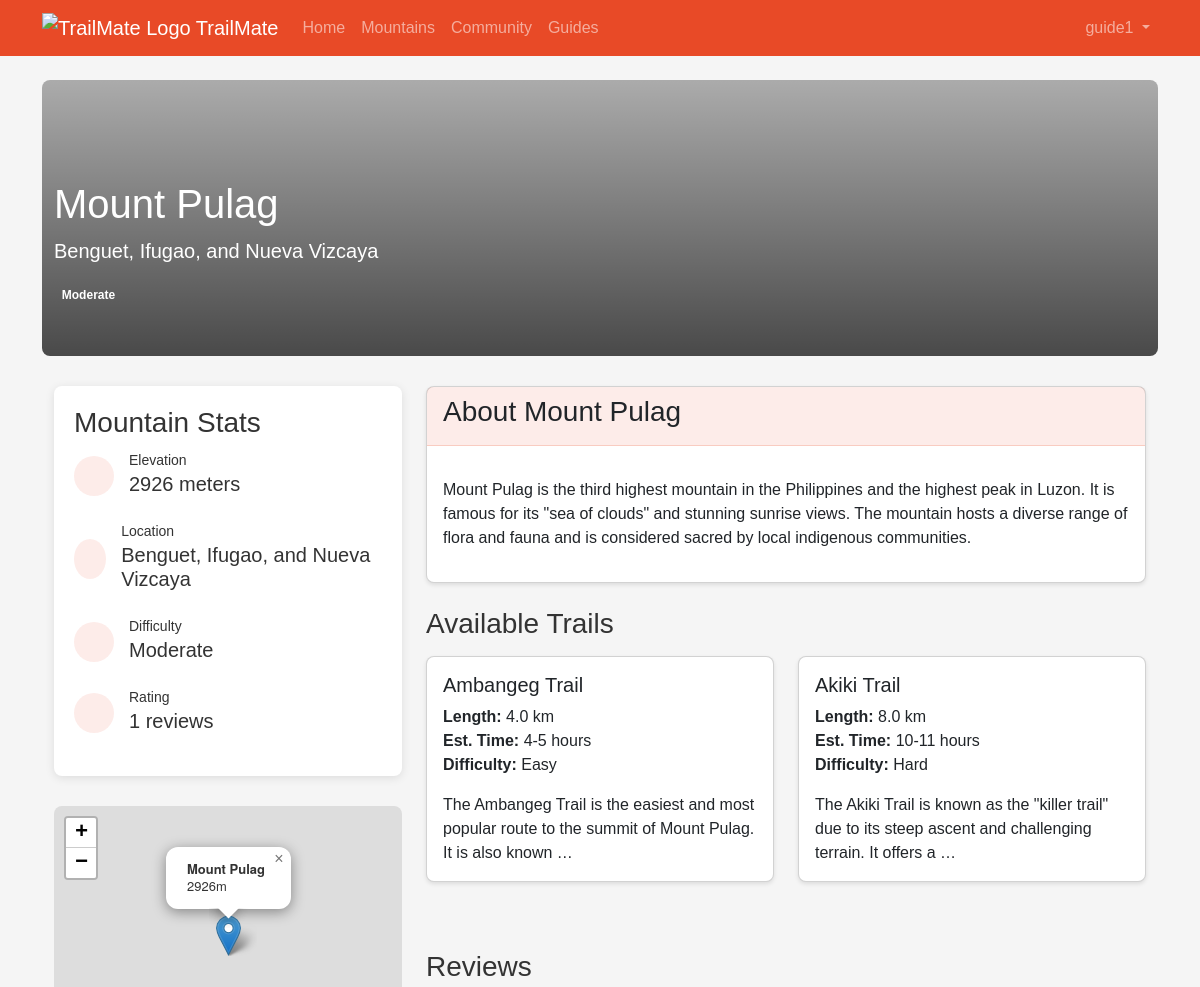
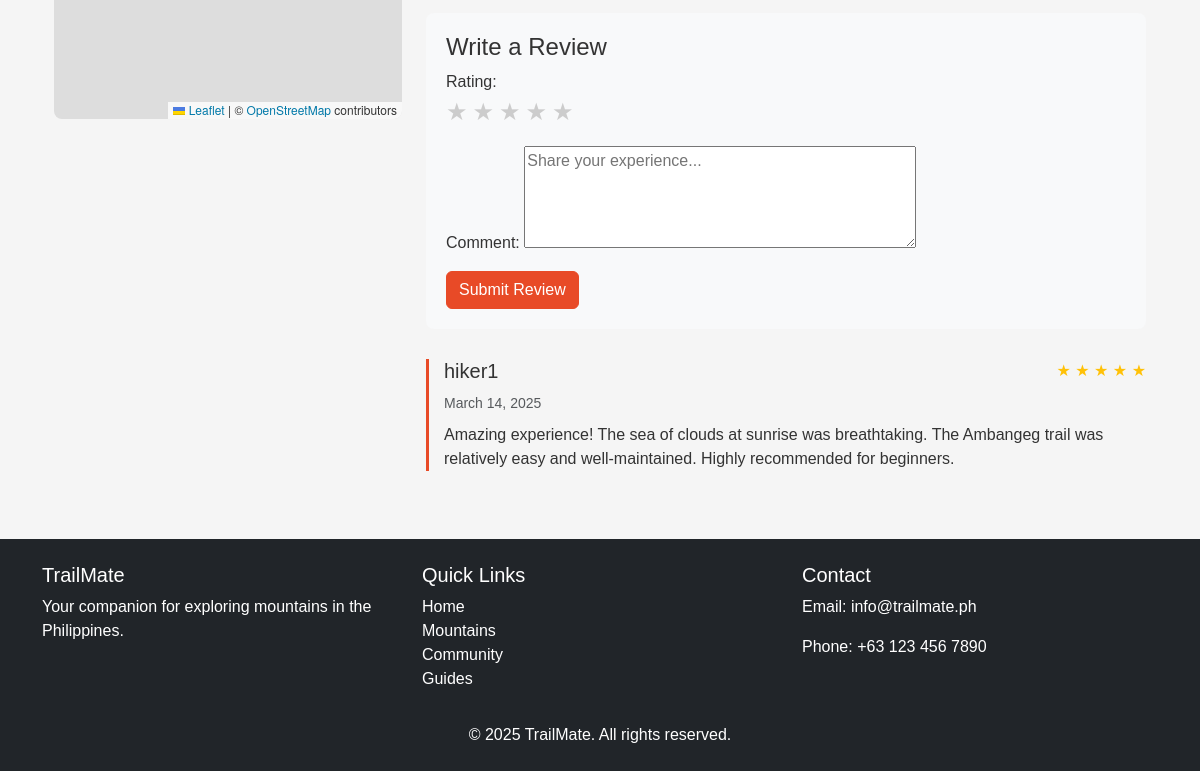
The app's page /mountains/1/ (signed in) with its own data (2 pictures, top to bottom).
### mountains/models.py (models this page shows, shortened)
class Mountain(models.Model):
    name = models.CharField(max_length=100)
    location = models.CharField(max_length=100)
    elevation = models.IntegerField(help_text="Elevation in meters")
    difficulty = models.CharField(max_length=20, choices=[
        ('easy', 'Easy'),
        ('moderate', 'Moderate'),
        ('hard', 'Hard'),
        ('expert', 'Expert'),
    ])
    description = models.TextField()
    image = models.ImageField(upload_to='mountains/', blank=True, null=True)
    latitude = models.FloatField()
    longitude = models.FloatField()

class Review(models.Model):
    mountain = models.ForeignKey(Mountain, on_delete=models.CASCADE, related_name='reviews')
    user = models.ForeignKey(User, on_delete=models.CASCADE)
    rating = models.IntegerField(choices=[(i, i) for i in range(1, 6)])
    comment = models.TextField()
    created_at = models.DateTimeField(auto_now_add=True)
    class Meta:
        ordering = ['-created_at']

class Trail(models.Model):
    mountain = models.ForeignKey(Mountain, on_delete=models.CASCADE, related_name='trails')
    name = models.CharField(max_length=100)
    length = models.FloatField(help_text="Length in kilometers")
    estimated_time = models.CharField(max_length=50, help_text="Estimated completion time")
    difficulty = models.CharField(max_length=20, choices=[
        ('easy', 'Easy'),
        ('moderate', 'Moderate'),
        ('hard', 'Hard'),
        ('expert', 'Expert'),
    ])
    description = models.TextField()

### mountains/views.py (the view)
# urls.py: path('mountains/<int:pk>/', mountain_views.mountain_detail, name='mountain_detail'),
def mountain_detail(request, pk):
    mountain = get_object_or_404(Mountain, pk=pk)
    trails = mountain.trails.all()
    reviews = mountain.reviews.all()
    if request.method == 'POST' and request.user.is_authenticated:
        form = ReviewForm(request.POST)
        if form.is_valid():
            review = form.save(commit=False)
            review.mountain = mountain
            review.user = request.user
            review.save()
            messages.success(request, 'Your review has been added!')
            return redirect('mountain_detail', pk=mountain.pk)
    else:
        form = ReviewForm()
    return render(request, 'mountains/mountain_detail.html', {
        'mountain': mountain,
        'trails': trails,
        'reviews': reviews,
        'form': form
    })

### mountains/forms.py
class ReviewForm(forms.ModelForm):
    class Meta:
        model = Review
        fields = ['rating', 'comment']
        widgets = {
            'comment': forms.Textarea(attrs={'rows': 4, 'placeholder': 'Share your experience...'}),
        }

### templates/mountains/mountain_detail.html (shortened to what this page needs)
{% extends 'base.html' %}
{% load static %}
{% block content %}
<div class="mountain-details">
    <div class="mountain-header" style="background-image: url('{% if mountain.image %}{{ mountain.image.url }}{% else %}{% static 'images/mountain-placeholder.jpg' %}{% endif %}');">
        <div class="container">
            <div class="mountain-header-content">
                <h1>{{ mountain.name }}</h1>
                <p class="lead">{{ mountain.location }}</p>
                <span class="badge bg-{{ mountain.difficulty }}">{{ mountain.get_difficulty_display }}</span>
            </div>
        </div>
    </div>
    <div class="container">
        <div class="row">
            <div class="col-md-4">
                <div class="mountain-stats">
                    <h3>Mountain Stats</h3>
                    <div class="stat-item">
                        <div class="stat-icon">
                        </div>
                        <div>
                            <small>Elevation</small>
                            <h5>{{ mountain.elevation }} meters</h5>
                        </div>
                    </div>
                    <div class="stat-item">
                        <div class="stat-icon">
                        </div>
                        <div>
                            <small>Location</small>
                            <h5>{{ mountain.location }}</h5>
                        </div>
                    </div>
                    <div class="stat-item">
                        <div class="stat-icon">
                        </div>
                        <div>
                            <small>Difficulty</small>
                            <h5>{{ mountain.get_difficulty_display }}</h5>
                        </div>
                    </div>
                    <div class="stat-item">
                        <div class="stat-icon">
                        </div>
                        <div>
                            <small>Rating</small>
                            <h5>
                                {% if mountain.reviews.all %}
                                    {{ mountain.reviews.all|length }} reviews
                                {% else %}
                                    No reviews yet
                                {% endif %}
                            </h5>
                        </div>
                    </div>
                </div>
                <div id="map-detail"></div>
            </div>
            <div class="col-md-8">
                <div class="card mb-4">
                    <div class="card-header">
                        <h3>About {{ mountain.name }}</h3>
                    </div>
                    <div class="card-body">
                        <p>{{ mountain.description|linebreaks }}</p>
                    </div>
                </div>
                <h3 class="mb-3">Available Trails</h3>
                {% if trails %}
                    <div class="row">
                        {% for trail in trails %}
                            <div class="col-md-6">
                                <div class="card trail-card">
                                    <div class="card-body">
                                        <h5 class="card-title">{{ trail.name }}</h5>
                                        <p class="card-text">
                                            <strong>Length:</strong> {{ trail.length }} km<br>
                                            <strong>Est. Time:</strong> {{ trail.estimated_time }}<br>
                                            <strong>Difficulty:</strong> {{ trail.get_difficulty_display }}
                                        </p>
                                        <p class="card-text">{{ trail.description|truncatewords:20 }}</p>
                                    </div>
                                </div>
                            </div>
                        {% endfor %}
                    </div>
                {% else %}
                    <div class="alert alert-info">No trails available for this mountain yet.</div>
                {% endif %}
                <h3 class="mt-5 mb-3">Reviews</h3>
                {% if user.is_authenticated %}
                    <div class="review-form">
                        <h4>Write a Review</h4>
                        <form method="post" action="{% url 'add_review' mountain.id %}">
                            <div class="mb-3">
                                <label for="id_rating">Rating:</label>
                                <div class="rating-stars">
                                    {% for i in "12345" %}
                                        <span class="rating-star" data-value="{{ i }}">★</span>
                                    {% endfor %}
                                </div>
                            </div>
                            <div class="mb-3">
                                {{ form.comment.label_tag }}
                                {{ form.comment }}
                            </div>
                            <button type="submit" class="btn btn-primary">Submit Review</button>
                        </form>
                    </div>
                {% endif %}
                {% if reviews %}
                    {% for review in reviews %}
                        <div class="review">
                            <div class="d-flex justify-content-between">
                                <h5>{{ review.user.username }}</h5>
                                <div class="star-rating">
                                    {% for i in "12345" %}
                                        {% if i|add:"0" <= review.rating %}
                                            <span class="star active">★</span>
                                        {% else %}
                                            <span class="star">★</span>
                                        {% endif %}
                                    {% endfor %}
                                </div>
                            </div>
                            <small class="text-muted">{{ review.created_at|date:"F d, Y" }}</small>
                            <p class="mt-2">{{ review.comment }}</p>
                        </div>
                    {% endfor %}
                {% else %}
                    <div class="alert alert-info">No reviews yet. Be the first to review this mountain!</div>
                {% endif %}
            </div>
        </div>
    </div>
</div>
{% endblock %}

### templates/base.html (shortened to what this page needs)
<!DOCTYPE html>
<html lang="en">
<head>
    <link href="https://cdn.jsdelivr.net/npm/bootstrap@5.3.0-alpha1/dist/css/bootstrap.min.css" rel="stylesheet">
    <link rel="stylesheet" href="https://unpkg.com/leaflet@1.9.3/dist/leaflet.css" />
    <link rel="stylesheet" href="/static/css/main.css">
</head>
<body>
    <nav class="navbar navbar-expand-lg navbar-dark" style="background-color: var(--primary-color);">
        <div class="container">
            <a class="navbar-brand" href="{% url 'home' %}">
                <img src="/static/images/logo.png" alt="TrailMate Logo" height="30" class="d-inline-block align-top">
                TrailMate
            </a>
            <div class="collapse navbar-collapse" id="navbarNav">
                <ul class="navbar-nav me-auto">
                    <li class="nav-item">
                        <a class="nav-link" href="{% url 'home' %}">Home</a>
                    </li>
                    <li class="nav-item">
                        <a class="nav-link" href="{% url 'mountain_list' %}">Mountains</a>
                    </li>
                    <li class="nav-item">
                        <a class="nav-link" href="{% url 'community_home' %}">Community</a>
                    </li>
                    <li class="nav-item">
                        <a class="nav-link" href="{% url 'guide_list' %}">Guides</a>
                    </li>
                </ul>
                <ul class="navbar-nav">
                    {% if user.is_authenticated %}
                        <li class="nav-item dropdown">
                            <a class="nav-link dropdown-toggle" href="#" id="navbarDropdown" role="button" data-bs-toggle="dropdown">
                                {{ user.username }}
                            </a>
                        </li>
                    {% endif %}
                </ul>
            </div>
        </div>
    </nav>
    <main class="container mt-4">
        {% block content %}{% endblock %}
    </main>
    <footer class="bg-dark text-white mt-5 py-4">
        <div class="container">
            <div class="row">
                <div class="col-md-4">
                    <h5>TrailMate</h5>
                    <p>Your companion for exploring mountains in the Philippines.</p>
                </div>
                <div class="col-md-4">
                    <h5>Quick Links</h5>
                    <ul class="list-unstyled">
                        <li><a href="{% url 'home' %}" class="text-white">Home</a></li>
                        <li><a href="{% url 'mountain_list' %}" class="text-white">Mountains</a></li>
                        <li><a href="{% url 'community_home' %}" class="text-white">Community</a></li>
                        <li><a href="{% url 'guide_list' %}" class="text-white">Guides</a></li>
                    </ul>
                </div>
                <div class="col-md-4">
                    <h5>Contact</h5>
                    <p>Email: info@trailmate.ph</p>
                    <p>Phone: +63 123 456 7890</p>
                </div>
            </div>
            <div class="row mt-3">
                <div class="col text-center">
                    <p class="mb-0">&copy; {% now "Y" %} TrailMate. All rights reserved.</p>
                </div>
            </div>
        </div>
    </footer>
</body>
</html>

### static/css/main.css (style rules this page uses)
:root { --primary-color: #E84A27; --secondary-color: #F8A269; --text-color: #333333; --light-color: #FFFFFF; --background-color: #F5F5F5; --accent-color: #6C757D; }
body { font-family: 'Arial', sans-serif; color: var(--text-color); background-color: var(--background-color); }
.btn-primary { background-color: var(--primary-color); border-color: var(--primary-color); }
a { color: var(--primary-color); text-decoration: none; }
.card { border-radius: 8px; box-shadow: 0 2px 4px rgba(0, 0, 0, 0.1); transition: transform 0.3s ease, box-shadow 0.3s ease; }
.card-header { background-color: rgba(232, 74, 39, 0.1); border-bottom: 1px solid rgba(232, 74, 39, 0.2); }
.review { border-left: 3px solid var(--primary-color); padding-left: 15px; margin-bottom: 20px; }
.star-rating { color: #ffc107; }

### templates/mountains/mountain_detail.html (style rules this page uses)
.mountain-header { background-size: cover; background-position: center; color: white; padding: 100px 0 50px; position: relative; border-radius: 8px; margin-bottom: 30px; }
.mountain-header::before { content: ''; position: absolute; top: 0; left: 0; right: 0; bottom: 0; background: linear-gradient(to bottom, rgba(0,0,0,0.3), rgba(0,0,0,0.7)); border-radius: 8px; }
.mountain-header-content { position: relative; z-index: 1; }
.mountain-stats { background-color: white; border-radius: 8px; padding: 20px; box-shadow: 0 2px 10px rgba(0, 0, 0, 0.1); margin-bottom: 30px; }
.stat-item { display: flex; align-items: center; margin-bottom: 15px; }
.stat-icon { width: 40px; height: 40px; background-color: rgba(232, 74, 39, 0.1); border-radius: 50%; display: flex; align-items: center; justify-content: center; margin-right: 15px; color: var(--primary-color); }
.trail-card { margin-bottom: 20px; transition: transform 0.3s ease; }
.review-form { background-color: #f8f9fa; padding: 20px; border-radius: 8px; margin-bottom: 30px; }
.rating-stars { display: flex; margin-bottom: 15px; }
.rating-star { font-size: 24px; color: #ccc; cursor: pointer; margin-right: 5px; }
#map-detail { height: 300px; border-radius: 8px; margin-bottom: 20px; }

### templates/base.html (style rules this page uses)
:root { --primary-color: #E84A27; --secondary-color: #F8A269; --text-color: #333333; --light-color: #FFFFFF; --background-color: #F5F5F5; --accent-color: #6C757D; }

### records on screen
Mountain: name "Mount Pulag", location "Benguet, Ifugao, and Nueva Vizcaya", difficulty "Moderate", elevation "2926", reviews.all|length "1", description "Mount Pulag is the third highest mountain in the Philippines and the highest peak in Luzon. It is famous for its \"sea of clouds\" and stunning sunrise views. The mountain hosts a diverse range of flora and fauna and is considered sacred by local indigenous communities."
Trail: name "Ambangeg Trail", length "4.0", estimated_time "4-5 hours", difficulty "Easy", description "The Ambangeg Trail is the easiest and most popular route to the summit of Mount Pulag. It is also known …"
Trail: name "Akiki Trail", length "8.0", estimated_time "10-11 hours", difficulty "Hard", description "The Akiki Trail is known as the \"killer trail\" due to its steep ascent and challenging terrain. It offers a …"
Review: user.username "hiker1", rating 5 (drawn), created_at "March 14, 2025", comment "Amazing experience! The sea of clouds at sunrise was breathtaking. The Ambangeg trail was relatively easy and well-maintained. Highly recommended for beginners."

### other values on screen
{{ user.username }} "guide1"
